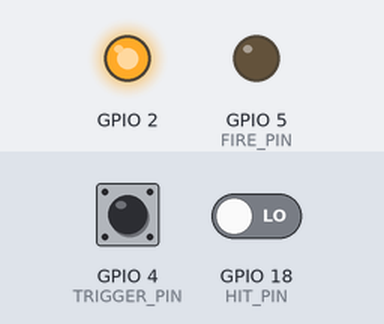
The program below on a simulated ESP32. Shown: output pins drawn as LEDs (lit = HIGH). Dashed ring = blinking. The test bench sets the inputs (shaded band); at power-on: GPIO 4 (TRIGGER_PIN) LOW, GPIO 18 (HIT_PIN) LOW. What the program prints to the serial monitor is not drawn.

Above: at 1.2 s.
1.3 s: GPIO 4 (TRIGGER_PIN) driven HIGH
At 1.5 s:
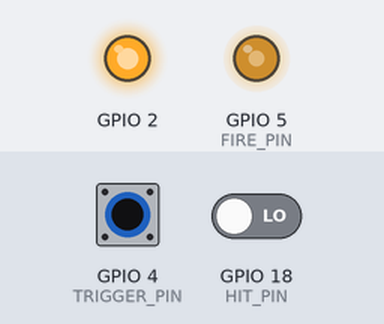
3.1 s: GPIO 4 (TRIGGER_PIN) pulsed LOW 2 times (0.12 s each, 0.3 s apart)
At 3.41 s:
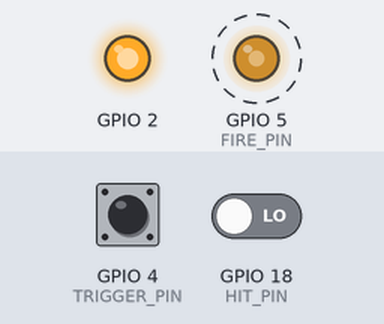
Timing chart, 0 to 6.1 s (numbered marks = the images above; inputs shaded):
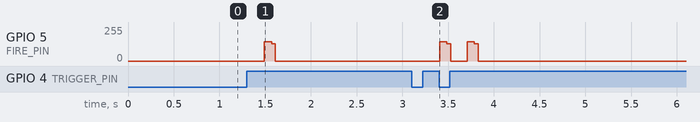

Measured:
- after the input at 1.3 s, GPIO 5 (FIRE_PIN): 0/255 → 146/255 after 0.19 s, → 0/255 0.08 s later
- after the input at 3.1 s, GPIO 5 (FIRE_PIN): alternates 146/255 for 0.08 s and 0/255 for 0.22 s, 4 changes in all, then stays 0/255, starting after 0.31 s

The program:

main.cpp
```cpp
#include <Arduino.h>
#include <string>
#include <sstream>

#define FIRE_PIN 5
#define HIT_PIN 18
#define TRIGGER_PIN 4

int team = 0; // blue = 0, red = 1, green = 2, white = 3
int damage = 1;

// fireSignals
uint64_t b1 = 0xF5524955AAD59000;
uint64_t b2 = 0xF5524955AA559800;
uint64_t b3 = 0xF5524955AA6A5000;
uint64_t r1 = 0xF5524954AAD59800;
uint64_t r2 = 0xF5524954AA54A000;
uint64_t r3 = 0xF5524954AA6A5800;
uint64_t g1 = 0xF5524954D56A5000;
uint64_t g2 = 0xF5524954D52A5800;
uint64_t g3 = 0xF5524954D5352600;
uint64_t w1 = 0xF5524956AAD4B000;
uint64_t w2 = 0xF5524956AA549800;
uint64_t w3 = 0xF5524956AA6A6800;

unsigned long long rollingCode = 0;
uint64_t trueSignal = 0xF5524955AAD59000;
signed char currentSignal = -1;

void fireSystemReceive() {
  int incoming = ~(digitalRead(HIT_PIN)) & 1;
  rollingCode = (rollingCode << 1) | incoming;
  Serial.printf("%d", incoming);
}

void fireSystemSend() {
  if (currentSignal < 0) {
    return;
  }
  else {
    char bit = (trueSignal >> currentSignal) & 1;
    currentSignal--;
    digitalWrite(FIRE_PIN, bit);
  }
}

bool pressedButton = false;

void triggerSystem() {
  int trigger = digitalRead(TRIGGER_PIN);
  if (trigger == HIGH && !pressedButton) {
    currentSignal = 63;
    Serial.print("\nTriggered\n");
    pressedButton = true;
    delay(100);
  }
  else if (trigger == LOW) {
    pressedButton = false;
  }
}

void changeSignal() {
  if (team == 0) {
    if (damage == 3) { trueSignal = b3; }
    else if (damage == 2) { trueSignal = b2; }
    else { trueSignal = b1; }
  }

  else if (team == 1) {
    if (damage == 3) { trueSignal = r3; }
    else if (damage == 2) { trueSignal = r2; }
    else { trueSignal = r1; }
  }

  else if (team == 2) {
    if (damage == 3) { trueSignal = g3; }
    else if (damage == 2) { trueSignal = g2; }
    else { trueSignal = g1; }
  }

  else {
    if (damage == 3) { trueSignal = w3; }
    else if (damage == 2) { trueSignal = w2; }
    else { trueSignal = w1; }
  }
}

/**************************************************************************************************
 * Running Code
 *************************************************************************************************/
void setup() {
  Serial.begin(2400);

  pinMode(2, OUTPUT);
  digitalWrite(2, HIGH);

  pinMode(TRIGGER_PIN, INPUT);
  pinMode(FIRE_PIN, OUTPUT);
  pinMode(HIT_PIN, INPUT);
}


void loop() {
  triggerSystem();
  fireSystemReceive();
  fireSystemSend();
}
```
